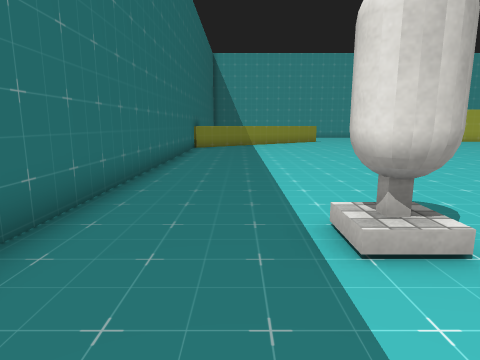
view 1 (above)

18 first-person views from a walk through a Unity game level. The camera is 1.2 m above the floor, tilts 10° down and sees 75° across. The floor is counted in squares, 1 m on a side. Each view is taken from the middle of a square. On the plan, view 1 faces up. The plan holds only what a view shows up to about 13 squares ahead; the rest is blank. The place goes on beyond the plan. The player character is not drawn. Some animated figures are not drawn. Some surface patterns are stand-ins.

view 2
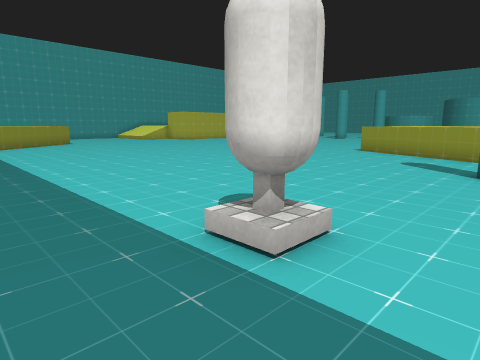

view 3
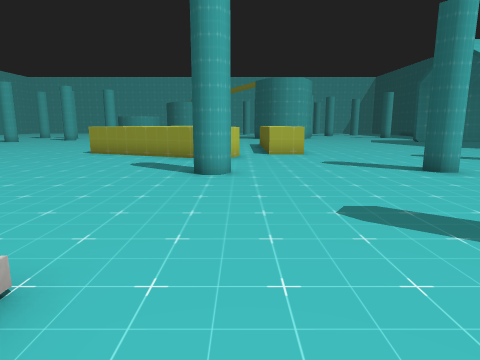

view 4
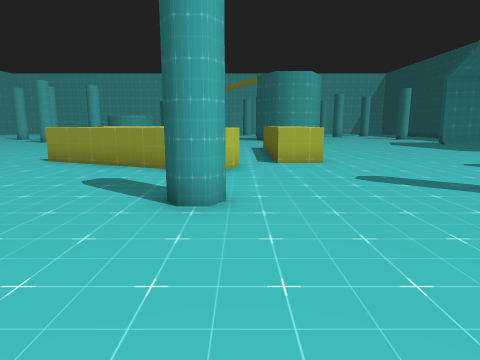

view 5
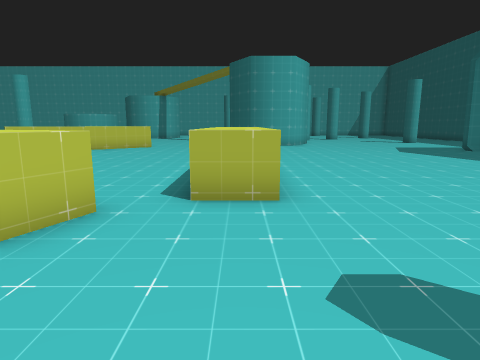

view 6
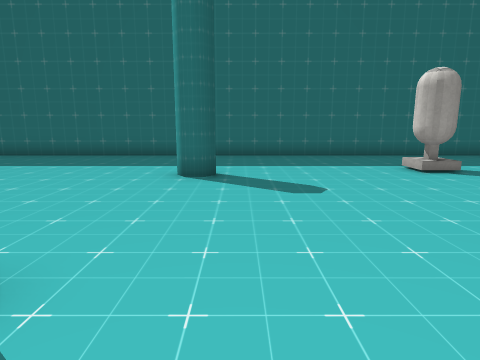

view 7
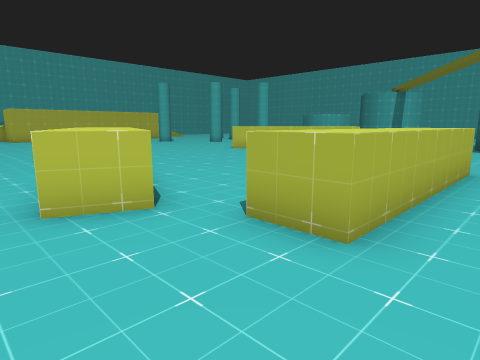

view 8
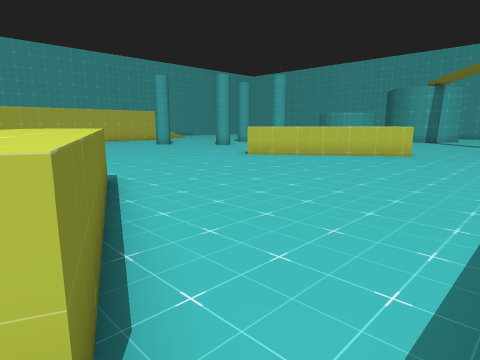

view 9
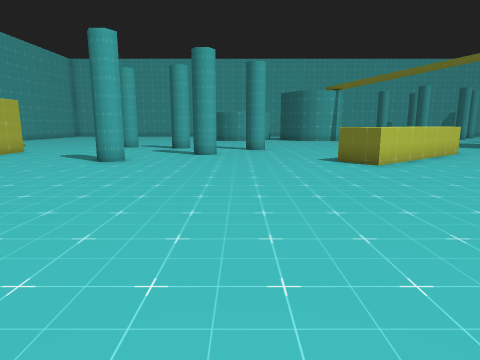

view 10
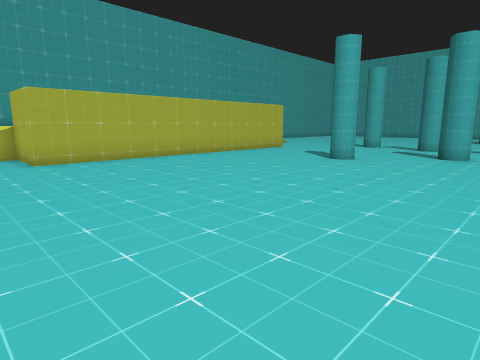

view 11
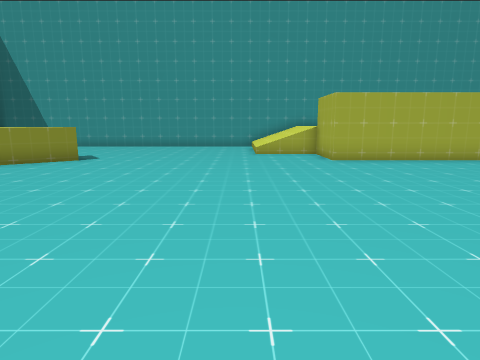

view 12
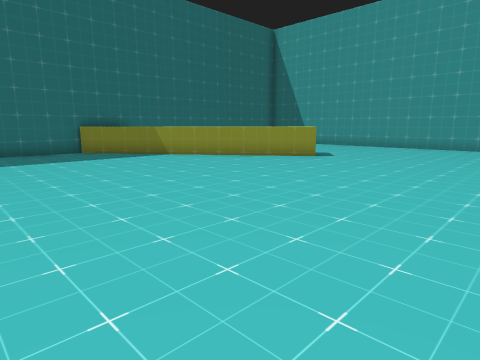

view 13
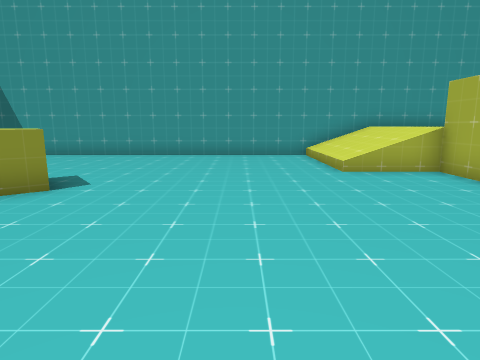

view 14
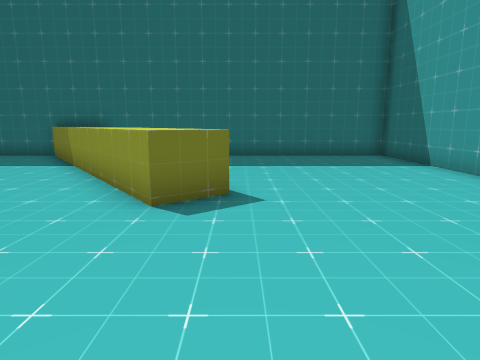

view 15
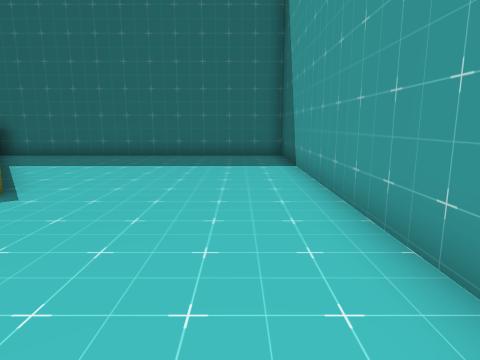

view 16
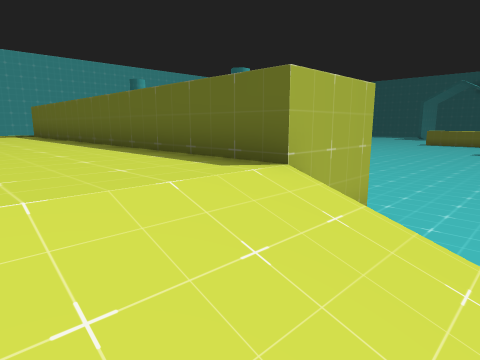

view 17
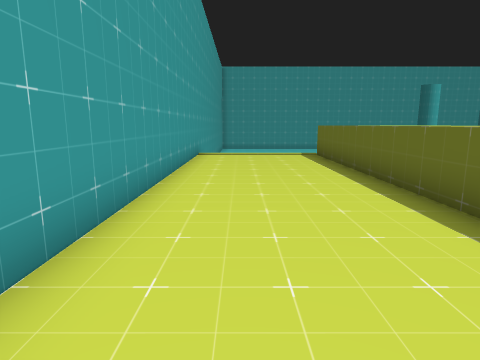

view 18
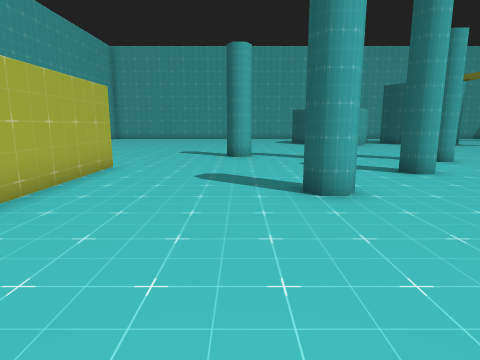

### Floor plan
Key: @ floor where view 1 was taken; # wall or solid block; . main floor; : floor 1.25 m higher than the main floor; / step, stairs or slope; = window, fence, low wall or low ledge; ^ raised ledge; O other object.
Columns run from 3 left of view 1 to 30 right of it. Each row starts with its distance up from view 1.
 30 ###############################
 29 #..............///::::::::::::
 28 #..............///::::::::::::
 27 #..............///::::::::::::
 26 #..............///::::::::::::
 25 #............../=#^^^^^^^^^^^^
 24 #................#              ..
 23 #......^^........#############....
 22 #....^^^^.........................
 21 #...^^^...........................
 20 #..^^^............................
 19 #^ ^^...........................#
 18 # ^...............................
 17 #^........................#.......
 16 #.............................
 15 #...............................
 14 #...........................#.....
 13 #.................................
 12 #..............................#
 11 #...........   .............. ..
 10 #...........   ..............
  9 #..........  ............^^..
  8 #.........  .............^
  7 #...............^^........^
  6 #...............^^.........^
  5 #...............^^.........^^
  4 #....O.........^^...........^.
  3 #...OO.........^^..............
  2 #..........#..^^^..............
  1 #..............^...........
  0 #..@............^^^^^
 -1 #...............^^^^^^^ ...
 -2 #........................
 -3 #........................
 -4 # .........#.............
 -5 #........................
 -6 #........   .............
 -7 #.......     ............
 -8 #......           .......

Where each view was taken, in squares from view 1:
view 1: 0 up, 0 right, facing up
view 2: 1 up, 1 left, facing up-right
view 3: 1 up, 0 right, facing right
view 4: 1 up, 3 right, facing right
view 5: 1 down, 8 right, facing right
view 6: 2 down, 10 right, facing left
view 7: 3 down, 10 right, facing up-right
view 8: 0 up, 12 right, facing up-right
view 9: 13 up, 12 right, facing right
view 10: 12 up, 12 right, facing up-right
view 11: 12 up, 11 right, facing up
view 12: 12 up, 12 right, facing up-left
view 13: 17 up, 9 right, facing up
view 14: 24 up, 10 right, facing left
view 15: 28 up, 10 right, facing left
view 16: 28 up, 12 right, facing down-right
view 17: 28 up, 14 right, facing right
view 18: 19 up, 17 right, facing right
